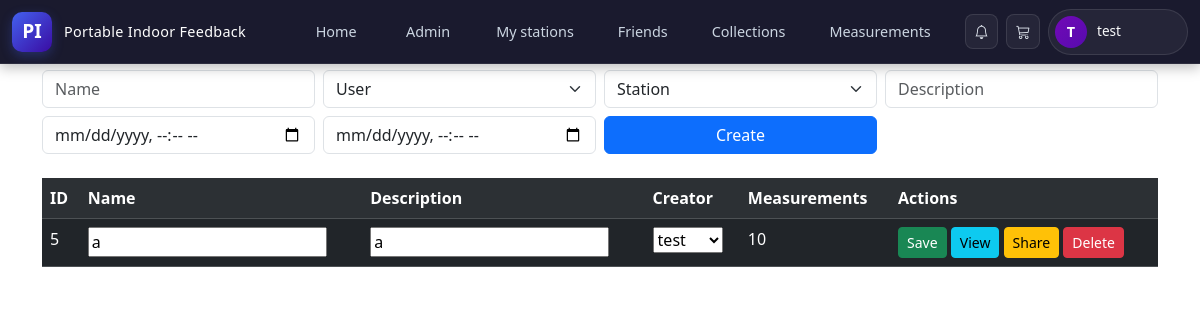
Screenshot of /admin/admin_measurements.php (signed in) with the database file from the repository.
### tables this page shows
CREATE TABLE `collection` (
  `pk_collection` int NOT NULL,
  `name` varchar(50) NOT NULL,
  `description` text,
  `fk_user_creates` varchar(50) NOT NULL
);

CREATE TABLE `user` (
  `pk_username` varchar(50) NOT NULL,
  `firstName` varchar(50) NOT NULL,
  `lastName` varchar(50) NOT NULL,
  `password` varchar(255) NOT NULL,
  `email` varchar(50) NOT NULL,
  `role` enum('User','Admin') NOT NULL DEFAULT 'User',
  `code` int DEFAULT NULL,
  `status` varchar(20) NOT NULL DEFAULT 'notverified',
  `mustChangePassword` tinyint(1) NOT NULL DEFAULT '0'
);

### admin/admin_measurements.php (the view, shortened to what this page needs)
<?php
require '../includes/db_connection.php';
$users = [];
$res = mysqli_query($link, "SELECT pk_username, firstName, lastName FROM user ORDER BY pk_username");
while ($row = mysqli_fetch_assoc($res)) {
    $users[] = $row;
}
$collections = [];
$sql = "SELECT c.*, COUNT(ct.pkfk_measurement) AS cnt
        FROM collection c
        LEFT JOIN contains ct ON c.pk_collection = ct.pkfk_collection
        GROUP BY c.pk_collection
        ORDER BY c.pk_collection DESC";
$res = mysqli_query($link, $sql);
while ($row = mysqli_fetch_assoc($res)) {
    $collections[] = $row;
}
?>
<?php include '../includes/header.php'; ?>
<main class="container mt-4">
<h2>Collections (Admin)</h2>
<form method="post" class="row g-2 mb-4">
    <div class="col-md-3">
        <input name="name" class="form-control" placeholder="Name" required>
    </div>
    <div class="col-md-3">
        <select name="creator" class="form-select" required>
            <option value="">User</option>
        </select>
    </div>
    <div class="col-md-3">
        <select name="station" class="form-select" required>
            <option value="">Station</option>
        </select>
    </div>
    <div class="col-md-3">
        <input name="description" class="form-control" placeholder="Description">
    </div>
    <div class="col-md-3">
        <input type="datetime-local" name="from" class="form-control" required>
    </div>
    <div class="col-md-3">
        <input type="datetime-local" name="to" class="form-control" required>
    </div>
    <div class="col-md-3">
        <button class="btn btn-primary w-100">Create</button>
    </div>
</form>
<table class="table table-dark table-striped">
<tr>
    <th>ID</th>
    <th>Name</th>
    <th>Description</th>
    <th>Creator</th>
    <th>Measurements</th>
    <th>Actions</th>
</tr>
<?php foreach ($collections as $c): ?>
<tr>
<form method="post">
    <td><?= $c['pk_collection'] ?></td>
    <td><input name="name" value="<?= htmlspecialchars($c['name']) ?>"></td>
    <td><input name="description" value="<?= htmlspecialchars($c['description']) ?>"></td>
    <td>
        <select name="creator">
            <?php foreach ($users as $u): ?>
                <option value="<?= $u['pk_username'] ?>"
                    <?= $u['pk_username']==$c['fk_user_creates']?'selected':'' ?>>
                    <?= $u['pk_username'] ?>
                </option>
            <?php endforeach; ?>
        </select>
    </td>
    <td><?= $c['cnt'] ?></td>
    <td>
        <button name="action" value="update" class="btn btn-success btn-sm">Save</button>
        <a href="../api/collection_view.php?id=<?= $c['pk_collection'] ?>"
           class="btn btn-info btn-sm">View</a>
        <a href="../api/collection_share.php?id=<?= $c['pk_collection'] ?>"
           class="btn btn-warning btn-sm">Share</a>
        <button name="action" value="delete"
                class="btn btn-danger btn-sm"
                onclick="return confirm('Delete?')">
            Delete
        </button>
    </td>
</form>
</tr>
<?php endforeach; ?>
</table>
</main>

### rows the page displays
collection: pk_collection "5", name "a", description "a", creator "test", cnt "10"

### other values shown
$initials "T"
$displayName "test"
